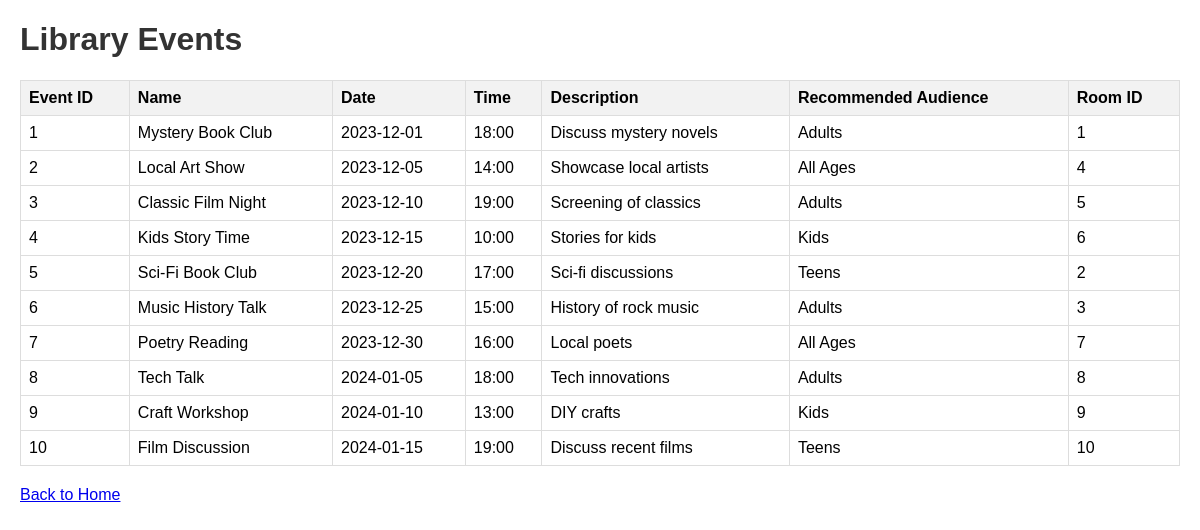
The app's page /events with its own data.
### tables this page shows
CREATE TABLE Event (
            EventID INTEGER PRIMARY KEY AUTOINCREMENT,
            Name TEXT NOT NULL,
            Date TEXT NOT NULL,
            Time TEXT,
            Description TEXT,
            RecommendedAudience TEXT,
            RoomID INTEGER NOT NULL,
            FOREIGN KEY (RoomID) REFERENCES SocialRoom(RoomID)
        );

### library_project/app.py (the view)
@app.route('/events')
def events():
    conn = get_db()
    cursor = conn.cursor()
    cursor.execute("SELECT * FROM Event")
    events = cursor.fetchall()
    return render_template('events.html', events=events)

### library_project/app.py (called while the page is built)
def get_db():
    if 'db' not in g:
        g.db = sqlite3.connect('library.db', timeout=20)  # Increase timeout to 20 seconds
        g.db.row_factory = sqlite3.Row  # Allows accessing columns by name
        g.db.execute("PRAGMA journal_mode=WAL;")
    return g.db

### library_project/templates/events.html (shortened to what this page needs)
<!DOCTYPE html>
<html>
<head>
    <link rel="stylesheet" href="{{ url_for('static', filename='style.css') }}">
</head>
<body>
    <h1>Library Events</h1>
    {% if events %}
        <table border="1">
            <tr>
                <th>Event ID</th>
                <th>Name</th>
                <th>Date</th>
                <th>Time</th>
                <th>Description</th>
                <th>Recommended Audience</th>
                <th>Room ID</th>
            </tr>
            {% for event in events %}
            <tr>
                <td>{{ event['EventID'] }}</td>
                <td>{{ event['Name'] }}</td>
                <td>{{ event['Date'] }}</td>
                <td>{{ event['Time'] }}</td>
                <td>{{ event['Description'] }}</td>
                <td>{{ event['RecommendedAudience'] }}</td>
                <td>{{ event['RoomID'] }}</td>
            </tr>
            {% endfor %}
        </table>
    {% else %}
        <p>No events found.</p>
    {% endif %}
    <a href="{{ url_for('index') }}">Back to Home</a>
</body>
</html>

### library_project/static/style.css (style rules this page uses)
body { font-family: Arial, sans-serif; margin: 20px; }
h1, h2 { color: #333; }
table { border-collapse: collapse; width: 100%; margin: 20px 0; }
th, td { border: 1px solid #ddd; padding: 8px; text-align: left; }
th { background-color: #f2f2f2; }

### records on screen
Event: EventID "1", Name "Mystery Book Club", Date "2023-12-01", Time "18:00", Description "Discuss mystery novels", RecommendedAudience "Adults", RoomID "1"
Event: EventID "2", Name "Local Art Show", Date "2023-12-05", Time "14:00", Description "Showcase local artists", RecommendedAudience "All Ages", RoomID "4"
Event: EventID "3", Name "Classic Film Night", Date "2023-12-10", Time "19:00", Description "Screening of classics", RecommendedAudience "Adults", RoomID "5"
Event: EventID "4", Name "Kids Story Time", Date "2023-12-15", Time "10:00", Description "Stories for kids", RecommendedAudience "Kids", RoomID "6"
Event: EventID "5", Name "Sci-Fi Book Club", Date "2023-12-20", Time "17:00", Description "Sci-fi discussions", RecommendedAudience "Teens", RoomID "2"
Event: EventID "6", Name "Music History Talk", Date "2023-12-25", Time "15:00", Description "History of rock music", RecommendedAudience "Adults", RoomID "3"
Event: EventID "7", Name "Poetry Reading", Date "2023-12-30", Time "16:00", Description "Local poets", RecommendedAudience "All Ages", RoomID "7"
Event: EventID "8", Name "Tech Talk", Date "2024-01-05", Time "18:00", Description "Tech innovations", RecommendedAudience "Adults", RoomID "8"
Event: EventID "9", Name "Craft Workshop", Date "2024-01-10", Time "13:00", Description "DIY crafts", RecommendedAudience "Kids", RoomID "9"
Event: EventID "10", Name "Film Discussion", Date "2024-01-15", Time "19:00", Description "Discuss recent films", RecommendedAudience "Teens", RoomID "10"
